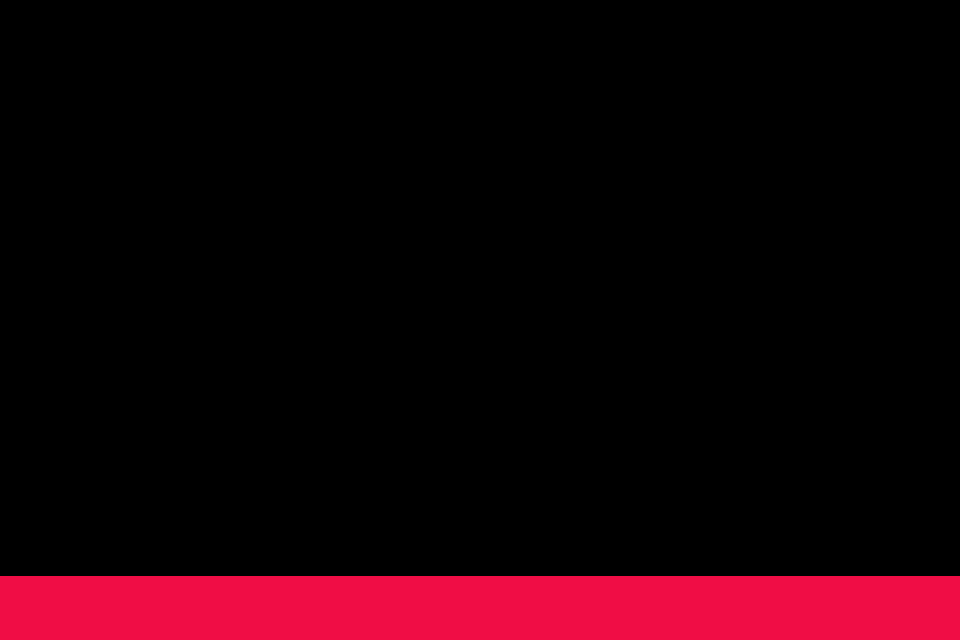

A level layout from a 2D game, rendered from its tile map. Below: a short description, then the map file with its tile-grid data intact:
An orthogonal 60x40 tile map with 16x16 px tiles, 1 tile layer (Tile Layer 1), 6 tilesets.

<map version="1.5" tiledversion="1.6.0" orientation="orthogonal" renderorder="right-down" width="60" height="40" tilewidth="16" tileheight="16" infinite="0" backgroundcolor="#000000" nextlayerid="8" nextobjectid="1">
 <tileset firstgid="1" name="Pixtogether4_Tileset_Platfom" tilewidth="16" tileheight="16" tilecount="49" columns="7">
  <image source="../boss_img/pack/ExplorAztec_AssetPack/Environment/Pixtogether4_Tileset_Platfom.png" width="112" height="112" />
 </tileset>
 <tileset firstgid="50" name="Pixtogether4_Tileset_Ground" tilewidth="16" tileheight="16" tilecount="25" columns="5">
  <image source="../boss_img/pack/ExplorAztec_AssetPack/Environment/Pixtogether4_Tileset_Ground.png" width="80" height="80" />
 </tileset>
 <tileset firstgid="75" name="Pixtogether4_Lava" tilewidth="16" tileheight="16" tilecount="150" columns="75">
  <image source="../boss_img/pack/ExplorAztec_AssetPack/Traps/Pixtogether4_Lava.png" width="1200" height="42" />
  <tile id="75">
   <animation>
    <frame tileid="75" duration="200" />
    <frame tileid="76" duration="200" />
    <frame tileid="78" duration="200" />
    <frame tileid="81" duration="200" />
    <frame tileid="84" duration="200" />
    <frame tileid="87" duration="200" />
    <frame tileid="90" duration="200" />
    <frame tileid="93" duration="200" />
    <frame tileid="96" duration="200" />
   </animation>
  </tile>
  <tile id="76">
   <animation>
    <frame tileid="100" duration="200" />
    <frame tileid="103" duration="200" />
    <frame tileid="106" duration="200" />
    <frame tileid="109" duration="200" />
    <frame tileid="112" duration="200" />
    <frame tileid="115" duration="200" />
   </animation>
  </tile>
  <tile id="77">
   <animation>
    <frame tileid="121" duration="200" />
    <frame tileid="124" duration="200" />
    <frame tileid="125" duration="200" />
    <frame tileid="128" duration="200" />
    <frame tileid="131" duration="200" />
    <frame tileid="134" duration="200" />
   </animation>
  </tile>
  <tile id="79">
   <animation>
    <frame tileid="93" duration="200" />
    <frame tileid="96" duration="200" />
    <frame tileid="99" duration="200" />
    <frame tileid="78" duration="200" />
    <frame tileid="81" duration="200" />
    <frame tileid="84" duration="200" />
    <frame tileid="87" duration="200" />
   </animation>
  </tile>
  <tile id="103">
   <animation>
    <frame tileid="99" duration="200" />
    <frame tileid="100" duration="200" />
    <frame tileid="103" duration="200" />
    <frame tileid="106" duration="200" />
    <frame tileid="109" duration="200" />
    <frame tileid="112" duration="200" />
    <frame tileid="115" duration="200" />
    <frame tileid="118" duration="200" />
    <frame tileid="121" duration="200" />
    <frame tileid="124" duration="200" />
    <frame tileid="125" duration="200" />
    <frame tileid="128" duration="200" />
    <frame tileid="134" duration="200" />
    <frame tileid="131" duration="200" />
   </animation>
  </tile>
 </tileset>
 <tileset firstgid="225" name="red" tilewidth="16" tileheight="16" tilecount="8040" columns="120">
  <image source="../boss_img/pack/ExplorAztec_AssetPack/red.png" width="1920" height="1080" />
 </tileset>
 <tileset firstgid="8265" name="Pixtogether4_Spikes" tilewidth="16" tileheight="16" tilecount="25" columns="25">
  <image source="../boss_img/pack/ExplorAztec_AssetPack/Traps/Pixtogether4_Spikes.png" width="400" height="16" />
  <tile id="1">
   <animation>
    <frame tileid="0" duration="200" />
    <frame tileid="1" duration="200" />
    <frame tileid="2" duration="200" />
    <frame tileid="3" duration="200" />
    <frame tileid="4" duration="200" />
    <frame tileid="5" duration="200" />
    <frame tileid="6" duration="200" />
    <frame tileid="7" duration="200" />
    <frame tileid="8" duration="200" />
    <frame tileid="9" duration="200" />
    <frame tileid="10" duration="200" />
    <frame tileid="11" duration="200" />
    <frame tileid="12" duration="200" />
    <frame tileid="13" duration="200" />
    <frame tileid="14" duration="200" />
    <frame tileid="15" duration="200" />
    <frame tileid="16" duration="200" />
    <frame tileid="17" duration="200" />
    <frame tileid="18" duration="200" />
    <frame tileid="19" duration="200" />
    <frame tileid="20" duration="200" />
    <frame tileid="21" duration="200" />
    <frame tileid="22" duration="200" />
    <frame tileid="23" duration="200" />
    <frame tileid="24" duration="200" />
   </animation>
  </tile>
 </tileset>
 <tileset firstgid="8290" name="Pixtogether4_Lava" tilewidth="48" tileheight="16" tilecount="50" columns="25">
  <image source="../boss_img/pack/ExplorAztec_AssetPack/Traps/Pixtogether4_Lava.png" width="1200" height="42" />
  <tile id="0">
   <animation>
    <frame tileid="25" duration="100" />
    <frame tileid="26" duration="100" />
    <frame tileid="27" duration="100" />
    <frame tileid="28" duration="100" />
    <frame tileid="29" duration="100" />
    <frame tileid="30" duration="100" />
    <frame tileid="31" duration="100" />
    <frame tileid="32" duration="100" />
    <frame tileid="33" duration="100" />
    <frame tileid="34" duration="100" />
    <frame tileid="35" duration="100" />
    <frame tileid="36" duration="100" />
    <frame tileid="37" duration="100" />
    <frame tileid="38" duration="100" />
    <frame tileid="39" duration="100" />
    <frame tileid="40" duration="100" />
    <frame tileid="41" duration="100" />
    <frame tileid="42" duration="100" />
    <frame tileid="43" duration="100" />
    <frame tileid="44" duration="100" />
    <frame tileid="45" duration="100" />
    <frame tileid="46" duration="100" />
    <frame tileid="47" duration="100" />
    <frame tileid="48" duration="100" />
    <frame tileid="49" duration="100" />
   </animation>
  </tile>
  <tile id="1">
   <animation>
    <frame tileid="33" duration="100" />
    <frame tileid="34" duration="100" />
    <frame tileid="35" duration="100" />
    <frame tileid="36" duration="100" />
    <frame tileid="37" duration="100" />
    <frame tileid="38" duration="100" />
    <frame tileid="39" duration="100" />
    <frame tileid="40" duration="100" />
    <frame tileid="41" duration="100" />
    <frame tileid="42" duration="100" />
    <frame tileid="43" duration="100" />
    <frame tileid="44" duration="100" />
    <frame tileid="45" duration="100" />
    <frame tileid="46" duration="100" />
    <frame tileid="47" duration="100" />
    <frame tileid="48" duration="100" />
    <frame tileid="49" duration="100" />
    <frame tileid="25" duration="100" />
    <frame tileid="26" duration="100" />
    <frame tileid="27" duration="100" />
    <frame tileid="28" duration="100" />
    <frame tileid="29" duration="100" />
    <frame tileid="30" duration="100" />
    <frame tileid="31" duration="100" />
    <frame tileid="32" duration="100" />
   </animation>
  </tile>
  <tile id="2">
   <animation>
    <frame tileid="44" duration="150" />
    <frame tileid="45" duration="150" />
    <frame tileid="46" duration="150" />
    <frame tileid="47" duration="150" />
    <frame tileid="48" duration="150" />
    <frame tileid="49" duration="150" />
    <frame tileid="25" duration="150" />
    <frame tileid="26" duration="150" />
    <frame tileid="27" duration="150" />
    <frame tileid="28" duration="150" />
    <frame tileid="29" duration="150" />
    <frame tileid="30" duration="150" />
    <frame tileid="31" duration="150" />
    <frame tileid="32" duration="150" />
    <frame tileid="33" duration="150" />
    <frame tileid="34" duration="150" />
    <frame tileid="35" duration="150" />
    <frame tileid="36" duration="150" />
    <frame tileid="37" duration="150" />
    <frame tileid="38" duration="150" />
    <frame tileid="39" duration="150" />
    <frame tileid="40" duration="150" />
    <frame tileid="41" duration="150" />
    <frame tileid="42" duration="150" />
    <frame tileid="43" duration="150" />
   </animation>
  </tile>
 </tileset>
 <layer id="4" name="Tile Layer 1" width="60" height="40">
  <data encoding="csv">
0,0,0,0,0,0,0,0,0,0,0,0,0,0,0,0,0,0,0,0,0,0,0,0,0,0,0,0,0,0,0,0,0,0,0,0,0,0,0,0,0,0,0,0,0,0,0,0,0,0,0,0,0,0,0,0,0,0,0,0,
0,0,0,0,0,0,0,0,0,0,0,0,0,0,0,0,0,0,0,0,0,0,0,0,0,0,0,0,0,0,0,0,0,0,0,0,0,0,0,0,0,0,0,0,0,0,0,0,0,0,0,0,0,0,0,0,0,0,0,0,
0,0,0,0,0,0,0,0,0,0,0,0,0,0,0,0,0,0,0,0,0,0,0,0,0,0,0,0,0,0,0,0,0,0,0,0,0,0,0,0,0,0,0,0,0,0,0,0,0,0,0,0,0,0,0,0,0,0,0,0,
0,0,0,0,0,0,0,0,0,0,0,0,0,0,0,0,0,0,0,0,0,0,0,0,0,0,0,0,0,0,0,0,0,0,0,0,0,0,0,0,0,0,0,0,0,0,0,0,0,0,0,0,0,0,0,0,0,0,0,0,
0,0,0,0,0,0,0,0,0,0,0,0,0,0,0,0,0,0,0,0,0,0,0,0,0,0,0,0,0,0,0,0,0,0,0,0,0,0,0,0,0,0,0,0,0,0,0,0,0,0,0,0,0,0,0,0,0,0,0,0,
0,0,0,0,0,0,0,0,0,0,0,0,0,0,0,0,0,0,0,0,0,0,0,0,0,0,0,0,0,0,0,0,0,0,0,0,0,0,0,0,0,0,0,0,0,0,0,0,0,0,0,0,0,0,0,0,0,0,0,0,
0,0,0,0,0,0,0,0,0,0,0,0,0,0,0,0,0,0,0,0,0,0,0,0,0,0,0,0,0,0,0,0,0,0,0,0,0,0,0,0,0,0,0,0,0,0,0,0,0,0,0,0,0,0,0,0,0,0,0,0,
0,0,0,0,0,0,0,0,0,0,0,0,0,0,0,0,0,0,0,0,0,0,0,0,0,0,0,0,0,0,0,0,0,0,0,0,0,0,0,0,0,0,0,0,0,0,0,0,0,0,0,0,0,0,0,0,0,0,0,0,
0,0,0,0,0,0,0,0,0,0,0,0,0,0,0,0,0,0,0,0,0,0,0,0,0,0,0,0,0,0,0,0,0,0,0,0,0,0,0,0,0,0,0,0,0,0,0,0,0,0,0,0,0,0,0,0,0,0,0,0,
0,0,0,0,0,0,0,0,0,0,0,0,0,0,0,0,0,0,0,0,0,0,0,0,0,0,0,0,0,0,0,0,0,0,0,0,0,0,0,0,0,0,0,0,0,0,0,0,0,0,0,0,0,0,0,0,0,0,0,0,
0,0,0,0,0,0,0,0,0,0,0,0,0,0,0,0,0,0,0,0,0,0,0,0,0,0,0,0,0,0,0,0,0,0,0,0,0,0,0,0,0,0,0,0,0,0,0,0,0,0,0,0,0,0,0,0,0,0,0,0,
0,0,0,0,0,0,0,0,0,0,0,0,0,0,0,0,0,0,0,0,0,0,0,0,0,0,0,0,0,0,0,0,0,0,0,0,0,0,0,0,0,0,0,0,0,0,0,0,0,0,0,0,0,0,0,0,0,0,0,0,
0,0,0,0,0,0,0,0,0,0,0,0,0,0,0,0,0,0,0,0,0,0,0,0,0,0,0,0,0,0,0,0,0,0,0,0,0,0,0,0,0,0,0,0,0,0,0,0,0,0,0,0,0,0,0,0,0,0,0,0,
0,0,0,0,0,0,0,0,0,0,0,0,0,0,0,0,0,0,0,0,0,0,0,0,0,0,0,0,0,0,0,0,0,0,0,0,0,0,0,0,0,0,0,0,0,0,0,0,0,0,0,0,0,0,0,0,0,0,0,0,
0,0,0,0,0,0,0,0,0,0,0,0,0,0,0,0,0,0,0,0,0,0,0,0,0,0,0,0,0,0,0,0,0,0,0,0,0,0,0,0,0,0,0,0,0,0,0,0,0,0,0,0,0,0,0,0,0,0,0,0,
0,0,0,0,0,0,0,0,0,0,0,0,0,0,0,0,0,0,0,0,0,0,0,0,0,0,0,0,0,0,0,0,0,0,0,0,0,0,0,0,0,0,0,0,0,0,0,0,0,0,0,0,0,0,0,0,0,0,0,0,
0,0,0,0,0,0,0,0,0,0,0,0,0,0,0,0,0,0,0,0,0,0,0,0,0,0,0,0,0,0,0,0,0,0,0,0,0,0,0,0,0,0,0,0,0,0,0,0,0,0,0,0,0,0,0,0,0,0,0,0,
0,0,0,0,0,0,0,0,0,0,0,0,0,0,0,0,0,0,0,0,0,0,0,0,0,0,0,0,0,0,0,0,0,0,0,0,0,0,0,0,0,0,0,0,0,0,0,0,0,0,0,0,0,0,0,0,0,0,0,0,
0,0,0,0,0,0,0,0,0,0,0,0,0,0,0,0,0,0,0,0,0,0,0,0,0,0,0,0,0,0,0,0,0,0,0,0,0,0,0,0,0,0,0,0,0,0,0,0,0,0,0,0,0,0,0,0,0,0,0,0,
0,0,0,0,0,0,0,0,0,0,0,0,0,0,0,0,0,0,0,0,0,0,0,0,0,0,0,0,0,0,0,0,0,0,0,0,0,0,0,0,0,0,0,0,0,0,0,0,0,0,0,0,0,0,0,0,0,0,0,0,
0,0,0,0,0,0,0,0,0,0,0,0,0,0,0,0,0,0,0,0,0,0,0,0,0,0,0,0,0,0,0,0,0,0,0,0,0,0,0,0,0,0,0,0,0,0,0,0,0,0,0,0,0,0,0,0,0,0,0,0,
0,0,0,0,0,0,0,0,0,0,0,0,0,0,0,0,0,0,0,0,0,0,0,0,0,0,0,0,0,0,0,0,0,0,0,0,0,0,0,0,0,0,0,0,0,0,0,0,0,0,0,0,0,0,0,0,0,0,0,0,
0,0,0,0,0,0,0,0,0,0,0,0,0,0,0,0,0,0,0,0,0,0,0,0,0,0,0,0,0,0,0,0,0,0,0,0,0,0,0,0,0,0,0,0,0,0,0,0,0,0,0,0,0,0,0,0,0,0,0,0,
0,0,0,0,0,0,0,0,0,0,0,0,0,0,0,0,0,0,0,0,0,0,0,0,0,0,0,0,0,0,0,0,0,0,0,0,0,0,0,0,0,0,0,0,0,0,0,0,0,0,0,0,0,0,0,0,0,0,0,0,
0,0,0,0,0,0,0,0,0,0,0,0,0,0,0,0,0,0,0,0,0,0,0,0,0,0,0,0,0,0,0,0,0,0,0,0,0,0,0,0,0,0,0,0,0,0,0,0,0,0,0,0,0,0,0,0,0,0,0,0,
0,0,0,0,0,0,0,0,0,0,0,0,0,0,0,0,0,0,0,0,0,0,0,0,0,0,0,0,0,0,0,0,0,0,0,0,0,0,0,0,0,0,0,0,0,0,0,0,0,0,0,0,0,0,0,0,0,0,0,0,
0,0,0,0,0,0,0,0,0,0,0,0,0,0,0,0,0,0,0,0,0,0,0,0,0,0,0,0,0,0,0,0,0,0,0,0,0,0,0,0,0,0,0,0,0,0,0,0,0,0,0,0,0,0,0,0,0,0,0,0,
0,0,0,0,0,0,0,0,0,0,0,0,0,0,0,0,0,0,0,0,0,0,0,0,0,0,0,0,0,0,0,0,0,0,0,0,0,0,0,0,0,0,0,0,0,0,0,0,0,0,0,0,0,0,0,0,0,0,0,0,
0,0,0,0,0,0,0,0,0,0,0,0,0,0,0,0,0,0,0,0,0,0,0,0,0,0,0,0,0,0,0,0,0,0,0,0,0,0,0,0,0,0,0,0,0,0,0,0,0,0,0,0,0,0,0,0,0,0,0,0,
0,0,0,0,0,0,0,0,0,0,0,0,0,0,0,0,0,0,0,0,0,0,0,0,0,0,0,0,0,0,0,0,0,0,0,0,0,0,0,0,0,0,0,0,0,0,0,0,0,0,0,0,0,0,0,0,0,0,0,0,
0,0,0,0,0,0,0,0,0,0,0,0,0,0,0,0,0,0,0,0,0,0,0,0,0,0,0,0,0,0,0,0,0,0,0,0,0,0,0,0,0,0,0,0,0,0,0,0,0,0,0,0,0,0,0,0,0,0,0,0,
0,0,0,0,0,0,0,0,0,0,0,0,0,0,0,0,0,0,0,0,0,0,0,0,0,0,0,0,0,0,0,0,0,0,0,0,0,0,0,0,0,0,0,0,0,0,0,0,0,0,0,0,0,0,0,0,0,0,0,0,
0,0,0,0,0,0,0,0,0,0,0,0,0,0,0,0,0,0,0,0,0,0,0,0,0,0,0,0,0,0,0,0,0,0,0,0,0,0,0,0,0,0,0,0,0,0,0,0,0,0,0,0,0,0,0,0,0,0,0,0,
0,0,0,0,0,0,0,0,0,0,0,0,0,0,0,0,0,0,0,0,0,0,0,0,0,0,0,0,0,0,0,0,0,0,0,0,0,0,0,0,0,0,0,0,0,0,0,0,0,0,0,0,0,0,0,0,0,0,0,0,
0,0,0,0,0,0,0,0,0,0,0,0,0,0,0,0,0,0,0,0,0,0,0,0,0,0,0,0,0,0,0,0,0,0,0,0,0,0,0,0,0,0,0,0,0,0,0,0,0,0,0,0,0,0,0,0,0,0,0,0,
8290,0,0,8291,0,0,8292,0,0,8291,0,0,8290,0,0,8291,0,0,8292,0,0,8291,0,0,8290,0,0,8291,0,0,8292,0,0,8291,0,0,8290,0,0,8291,0,0,8292,0,0,8291,0,0,8290,0,0,8291,0,0,8292,0,0,8291,0,0,
467,467,467,467,467,467,467,467,467,467,467,467,467,467,467,467,467,467,467,467,467,467,467,467,467,467,467,467,467,467,467,467,467,467,467,467,467,467,467,467,467,467,467,467,467,467,467,467,467,467,467,467,467,467,467,467,467,467,467,467,
467,467,467,467,467,467,467,467,467,467,467,467,467,467,467,467,467,467,467,467,467,467,467,467,467,467,467,467,467,467,467,467,467,467,467,467,467,467,467,467,467,467,467,467,467,467,467,467,467,467,467,467,467,467,467,467,467,467,467,467,
467,467,467,467,467,467,467,467,467,467,467,467,467,467,467,467,467,467,467,467,467,467,467,467,467,467,467,467,467,467,467,467,467,467,467,467,467,467,467,467,467,467,467,467,467,467,467,467,467,467,467,467,467,467,467,467,467,467,467,467,
467,467,467,467,467,467,467,467,467,467,467,467,467,467,467,467,467,467,467,467,467,467,467,467,467,467,467,467,467,467,467,467,467,467,467,467,467,467,467,467,467,467,467,467,467,467,467,467,467,467,467,467,467,467,467,467,467,467,467,467
</data>
 </layer>
</map>
